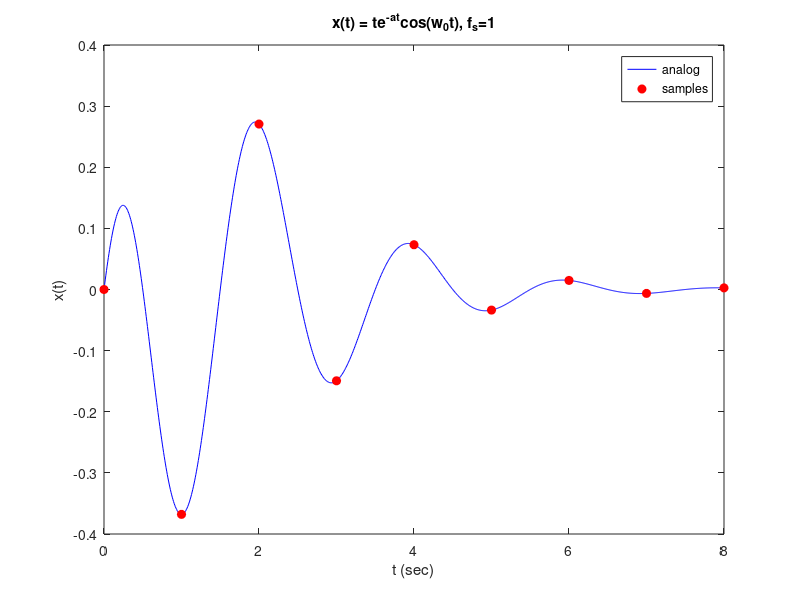
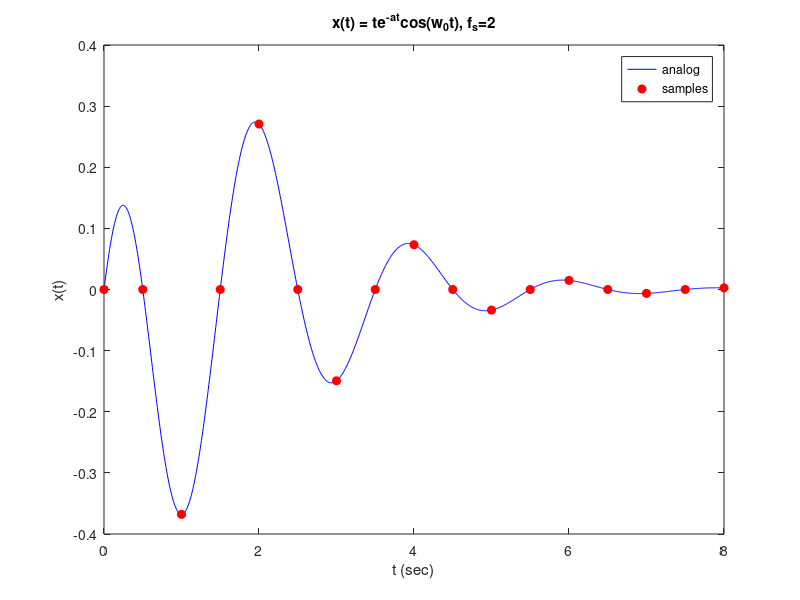

The MATLAB script that drew these images, in order:
t = linspace(0,8,1000);
a = 1;
f0 = 0.5;
fs1 = 1;
fs2 = 2;
omega = @(fs) 2*pi*fs;
omega0 = omega(f0);
omega1 = omega(fs1);
omega2 = omega(fs2);
x = @(t) t.*exp(-a.*t).*exp(omega0.*t.*1i);
xt = x(t);

figure();
s1 = 0:8;
xs1 = x(s1);
plot(t,xt,'b',s1,xs1,'ro','markerfacecolor','r');
title('x(t) = te^-^a^tcos(w_0t), f_s=1');
xlabel('t (sec)');
ylabel('x(t)');
legend('analog','samples');

figure();
s2 = 0:0.5:8;
xs2 = x(s2);
plot(t,xt,'b',s2,xs2,'ro','markerfacecolor','r');
title('x(t) = te^-^a^tcos(w_0t), f_s=2');
xlabel('t (sec)');
ylabel('x(t)');
legend('analog','samples');